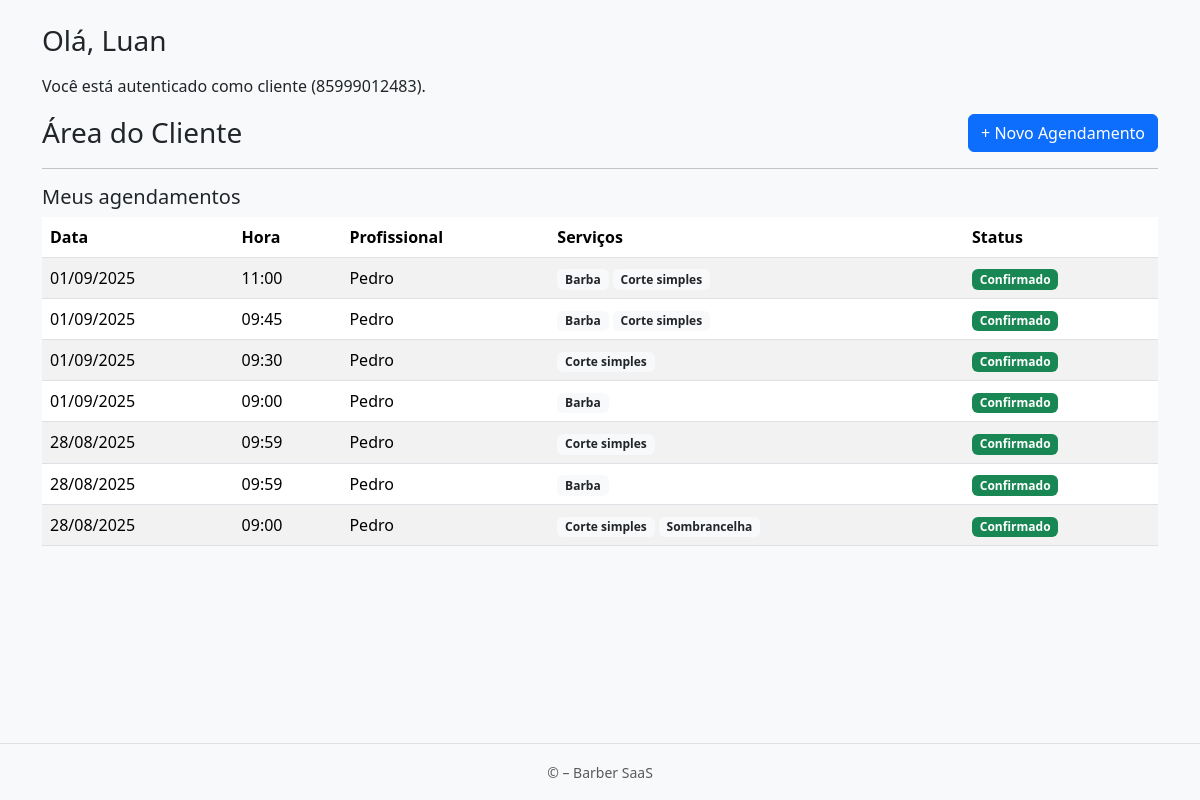
Page /client/dashboard/ (signed in) on the earlier database version.
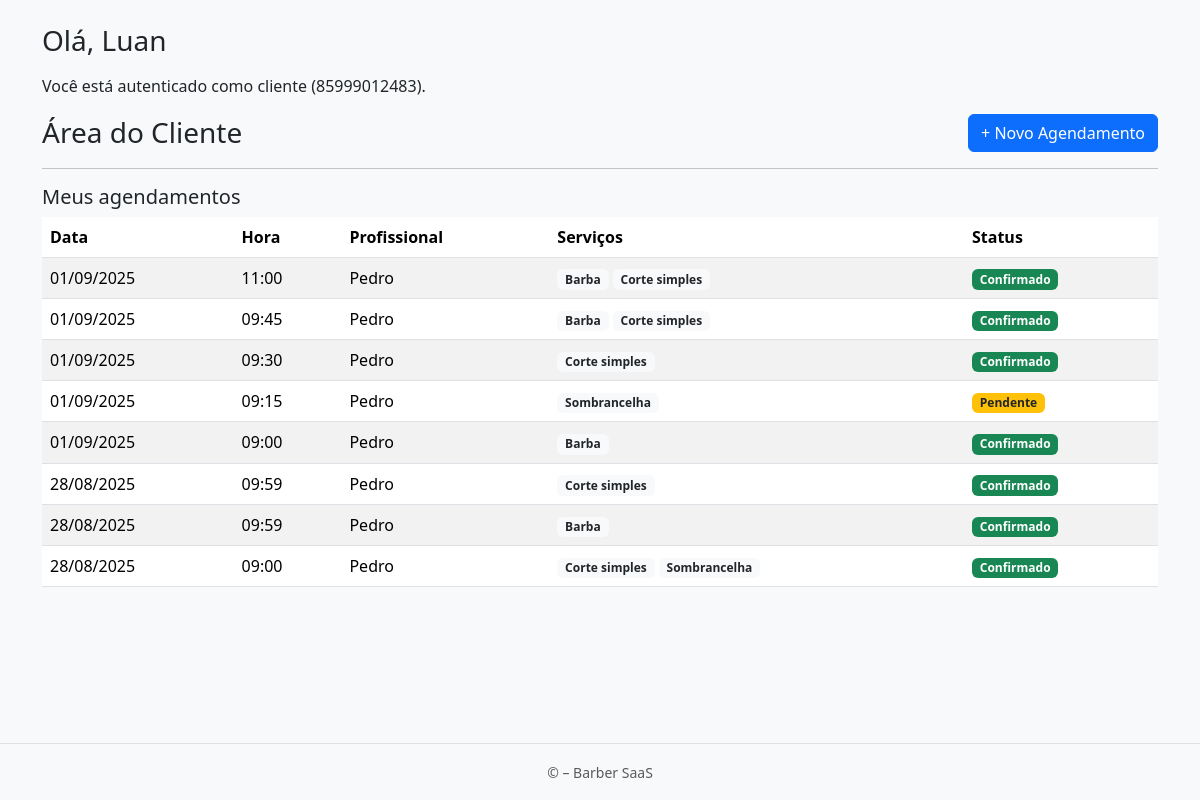
Same page on the later database version.
### apps/accounts/models.py (models this page shows, shortened)
class User(AbstractUser):
    nome = models.CharField(max_length=120, blank=True, null=True)
    sobrenome = models.CharField(max_length=120, blank=True, null=True)
    grupo = models.SlugField(max_length=150, blank=True)  # << slug único para subdomínio
    email = models.EmailField(unique=True)
    is_owner = models.BooleanField(default=False)
    is_client = models.BooleanField(default=False)
    phone_regex = RegexValidator(r"^\+?\d{10,15}$", "Informe telefone no formato internacional, ex.: +5585...")
    phone = models.CharField(max_length=17, blank=True, null=True, validators=[phone_regex])
    full_name = models.CharField(max_length=120, blank=True, null=True)
    USERNAME_FIELD = "email"
    REQUIRED_FIELDS = []
    objects = UserManager()

### apps/appointments/models.py (models this page shows, shortened)
class Agendamento(models.Model):
    cliente = models.ForeignKey(
        settings.AUTH_USER_MODEL,
        on_delete=models.CASCADE,
        related_name="agendamentos"
    )
    loja = models.ForeignKey("cadastro.Loja", on_delete=models.CASCADE, related_name="agendamentos")
    funcionario = models.ForeignKey("cadastro.Funcionario", on_delete=models.CASCADE, related_name="agendamentos")
    servicos = models.ManyToManyField("cadastro.Servico", related_name="agendamentos")
    duracao_total_minutos = models.PositiveIntegerField(default=0)
    data = models.DateField()
    hora = models.TimeField()
    criado_em = models.DateTimeField(auto_now_add=True)
    confirmado = models.BooleanField(default=False)
    class FormaPagamento(models.TextChoices):
        PIX = "pix", "PIX"
        DEBITO = "debito", "Débito"
        DINHEIRO = "dinheiro", "Dinheiro"
        CREDITO = "credito", "Cartão de Crédito"
    valor_final = models.DecimalField(
        max_digits=10, decimal_places=2, null=True, blank=True
    )
    teve_desconto = models.BooleanField(default=False)
    forma_pagamento = models.CharField(
        max_length=20, choices=FormaPagamento.choices, blank=True, null=True
    )
    observacao = models.TextField(blank=True)
    finalizado_em = models.DateTimeField(blank=True, null=True)

### apps/cadastro/models.py (models this page shows, shortened)
class Funcionario(models.Model):
    class Cargo(models.TextChoices):
        BARBEIRO = 'barbeiro', 'Barbeiro'
        CABELEIREIRO = 'cabeleireiro', 'Cabeleireiro(a)'
        MANICURE = 'manicure', 'Manicure/Pedicure'
        ESTETICISTA = 'esteticista', 'Esteticista'
        SOMBRANCELHA = 'sobrancelha', 'Designer de Sobrancelha'
        RECEPCAO = 'recepcao', 'Recepção'
        OUTRO = 'outro', 'Outro'
    phone_regex = RegexValidator(
        r'^\+?\d{10,15}$',
        'Informe telefone no formato internacional, ex.: +5585...'
    )
    loja = models.ForeignKey('Loja', on_delete=models.CASCADE, related_name='funcionarios')
    nome = models.CharField(max_length=120)
    cargo = models.CharField(max_length=20, choices=Cargo.choices, default=Cargo.BARBEIRO)
    email = models.EmailField(blank=True, null=True)
    telefone = models.CharField(max_length=17, blank=True, null=True, validators=[phone_regex])
    slug = models.SlugField(max_length=160, blank=True)
    ativo = models.BooleanField(default=True)
    criado_em = models.DateTimeField(auto_now_add=True)
    atualizado_em = models.DateTimeField(auto_now=True)
    class Meta:
        verbose_name = 'Funcionário'
        verbose_name_plural = 'Funcionários'
        unique_together = (('loja', 'slug'),)
        ordering = ('nome',)

class Servico(models.Model):
    loja = models.ForeignKey(Loja, on_delete=models.CASCADE, related_name='servicos')
    nome = models.CharField(max_length=160)
    slug = models.SlugField(max_length=180, blank=True)
    descricao = models.TextField(blank=True)
    duracao_minutos = models.PositiveSmallIntegerField(validators=[MinValueValidator(1)], default=30)
    preco = models.DecimalField(max_digits=10, decimal_places=2, validators=[MinValueValidator(0)])
    profissionais = models.ManyToManyField('Funcionario', related_name='servicos', blank=True)
    ativo = models.BooleanField(default=True)
    criado_em = models.DateTimeField(auto_now_add=True)
    atualizado_em = models.DateTimeField(auto_now=True)
    class Meta:
        verbose_name = "Serviço"
        verbose_name_plural = "Serviços"
        ordering = ("nome",)
        unique_together = (("loja", "slug"),)

### apps/accounts/views.py (the view)
# urls.py: path('client/dashboard/', views.client_dashboard, name='client_dashboard'),
@login_required
def client_dashboard(request):
    loja = None
    shop_slug = request.session.get('shop_slug') or request.GET.get('shop')
    if shop_slug:
        from apps.cadastro.models import Loja
        loja = Loja.objects.filter(slug=shop_slug, ativa=True).first()
    agendamentos = Agendamento.objects.filter(cliente=request.user)
    if loja:
        agendamentos = agendamentos.filter(loja=loja)
    agendamentos = agendamentos.select_related("funcionario", "loja").prefetch_related("servicos").order_by("-data", "-hora")
    return render(
        request,
        "accounts/client_dashboard.html",
        {
            "loja": loja,
            "agendamentos": agendamentos,
        }
    )

### apps/accounts/templates/accounts/client_dashboard.html (shortened to what this page needs)
{% extends "accounts/base_client.html" %}
{% block content %}
<h3 class="mb-3">Olá, {{ request.user.full_name|default:"Cliente" }}</h3>
<p>Você está autenticado como cliente ({{ request.user.phone }}).</p>
<div id="client-dashboard-fragment">
  {% include "accounts/partials/client_dashboard.html" %}
</div>
{% endblock %}

### apps/accounts/templates/accounts/base_client.html (shortened to what this page needs)
<!doctype html>
<html lang="pt-BR">
<head>
  <link href="https://cdn.jsdelivr.net/npm/bootstrap@5.3.2/dist/css/bootstrap.min.css" rel="stylesheet">
</head>
<body hx-boost="true" class="bg-light d-flex flex-column min-vh-100">
  <main class="flex-grow-1 container py-4" hx-history-elt>
    {% block content %}{% endblock %}
  </main>
  <footer class="text-center text-muted py-3 border-top">
    <small>&copy; {{ now|date:"Y" }} – Barber SaaS</small>
  </footer>
</body>
</html>

### apps/accounts/templates/accounts/partials/client_dashboard.html
<div class="d-flex justify-content-between align-items-center mb-3">
  <h3 class="m-0">Área do Cliente</h3>
  <a href="{% url 'appointments:agendamento_start' %}"
     class="btn btn-primary">
    + Novo Agendamento
  </a>
</div>
{% if agendamentos %}
  <hr>
  <h5>Meus agendamentos</h5>
  <table class="table table-striped">
    <thead>
      <tr>
        <th>Data</th>
        <th>Hora</th>
        <th>Profissional</th>
        <th>Serviços</th>
        <th>Status</th>
      </tr>
    </thead>
    <tbody>
      {% for ag in agendamentos %}
      <tr>
        <td>{{ ag.data|date:"d/m/Y" }}</td>
        <td>{{ ag.hora|time:"H:i" }}</td>
        <td>{{ ag.funcionario.nome }}</td>
        <td>
          {% for s in ag.servicos.all %}
            <span class="badge bg-light text-dark">{{ s.nome }}</span>
          {% endfor %}
        </td>
        <td>
          {% if ag.confirmado %}
            <span class="badge bg-success">Confirmado</span>
          {% else %}
            <span class="badge bg-warning text-dark">Pendente</span>
          {% endif %}
        </td>
      </tr>
      {% endfor %}
    </tbody>
  </table>
{% else %}
  <p class="text-muted">Você ainda não possui agendamentos.</p>
{% endif %}

Differences in the rows shown:
added Agendamento: data "01/09/2025", hora "09:15", funcionario.nome "Pedro", confirmado "Pendente", Servico (nome "Sombrancelha")
